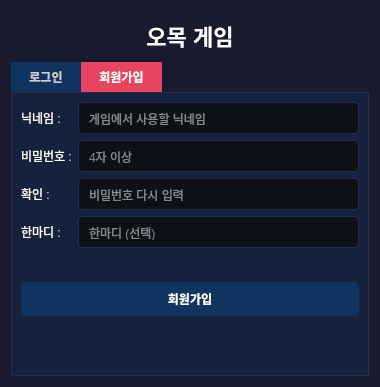
<?xml version="1.0" encoding="UTF-8"?>
<ui version="4.0">
 <class>LoginDialog</class>
 <widget class="QDialog" name="LoginDialog">
  <property name="geometry">
   <rect>
    <x>0</x>
    <y>0</y>
    <width>380</width>
    <height>387</height>
   </rect>
  </property>
  <property name="minimumSize">
   <size>
    <width>380</width>
    <height>0</height>
   </size>
  </property>
  <property name="windowTitle">
   <string>오목 게임 로그인</string>
  </property>
  <property name="styleSheet">
   <string notr="true">QDialog { background:#1a1a2e; }
QTabWidget::pane { border:1px solid #2a2a4a; background:#16213e; }
QTabBar::tab { background:#0f3460; color:#ccc; padding:8px 18px; font-weight:bold; }
QTabBar::tab:selected { background:#e94560; color:white; }
QLabel { color:white; }
QLabel#loginMessageLabel, QLabel#registerMessageLabel { color:#ffcc66; min-height:22px; }
QLineEdit { background:#0d1117; color:white; border:1px solid #2a2a4a; border-radius:4px; padding:7px 8px; }
QPushButton { background:#0f3460; color:white; border:none; padding:8px 16px; border-radius:5px; font-weight:bold; }
QPushButton:hover { background:#e94560; }</string>
  </property>
  <property name="modal">
   <bool>true</bool>
  </property>
  <layout class="QVBoxLayout" name="rootLayout">
   <item>
    <widget class="QLabel" name="titleLabel">
     <property name="styleSheet">
      <string notr="true">font-size:22px; font-weight:bold; margin:8px 0 4px;</string>
     </property>
     <property name="text">
      <string>오목 게임</string>
     </property>
     <property name="alignment">
      <set>Qt::AlignmentFlag::AlignCenter</set>
     </property>
    </widget>
   </item>
   <item>
    <widget class="QTabWidget" name="tabs">
     <property name="currentIndex">
      <number>1</number>
     </property>
     <widget class="QWidget" name="loginPage">
      <attribute name="title">
       <string>로그인</string>
      </attribute>
      <layout class="QVBoxLayout" name="loginLayout">
       <item>
        <layout class="QFormLayout" name="loginFormLayout">
         <item row="0" column="0">
          <widget class="QLabel" name="loginNickLabel">
           <property name="text">
            <string>닉네임 :</string>
           </property>
          </widget>
         </item>
         <item row="0" column="1">
          <widget class="QLineEdit" name="loginNickEdit">
           <property name="placeholderText">
            <string>닉네임</string>
           </property>
          </widget>
         </item>
         <item row="1" column="0">
          <widget class="QLabel" name="loginPasswordLabel">
           <property name="text">
            <string>비밀번호 :</string>
           </property>
          </widget>
         </item>
         <item row="1" column="1">
          <widget class="QLineEdit" name="loginPasswordEdit">
           <property name="echoMode">
            <enum>QLineEdit::EchoMode::Password</enum>
           </property>
           <property name="placeholderText">
            <string>비밀번호</string>
           </property>
          </widget>
         </item>
        </layout>
       </item>
       <item>
        <widget class="QLabel" name="loginMessageLabel">
         <property name="text">
          <string/>
         </property>
         <property name="wordWrap">
          <bool>true</bool>
         </property>
        </widget>
       </item>
       <item>
        <widget class="QPushButton" name="loginBtn">
         <property name="text">
          <string>로그인</string>
         </property>
        </widget>
       </item>
       <item>
        <spacer name="loginVerticalSpacer">
         <property name="orientation">
          <enum>Qt::Orientation::Vertical</enum>
         </property>
         <property name="sizeHint" stdset="0">
          <size>
           <width>20</width>
           <height>40</height>
          </size>
         </property>
        </spacer>
       </item>
      </layout>
     </widget>
     <widget class="QWidget" name="registerPage">
      <attribute name="title">
       <string>회원가입</string>
      </attribute>
      <layout class="QVBoxLayout" name="registerLayout">
       <item>
        <layout class="QFormLayout" name="registerFormLayout">
         <item row="0" column="0">
          <widget class="QLabel" name="registerNickLabel">
           <property name="text">
            <string>닉네임 :</string>
           </property>
          </widget>
         </item>
         <item row="0" column="1">
          <widget class="QLineEdit" name="registerNickEdit">
           <property name="placeholderText">
            <string>게임에서 사용할 닉네임</string>
           </property>
          </widget>
         </item>
         <item row="1" column="0">
          <widget class="QLabel" name="registerPasswordLabel">
           <property name="text">
            <string>비밀번호 :</string>
           </property>
          </widget>
         </item>
         <item row="1" column="1">
          <widget class="QLineEdit" name="registerPasswordEdit">
           <property name="echoMode">
            <enum>QLineEdit::EchoMode::Password</enum>
           </property>
           <property name="placeholderText">
            <string>4자 이상</string>
           </property>
          </widget>
         </item>
         <item row="2" column="0">
          <widget class="QLabel" name="registerConfirmLabel">
           <property name="text">
            <string>확인 :</string>
           </property>
          </widget>
         </item>
         <item row="2" column="1">
          <widget class="QLineEdit" name="registerConfirmEdit">
           <property name="echoMode">
            <enum>QLineEdit::EchoMode::Password</enum>
           </property>
           <property name="placeholderText">
            <string>비밀번호 다시 입력</string>
           </property>
          </widget>
         </item>
         <item row="3" column="0">
          <widget class="QLabel" name="registerCommentLabel">
           <property name="text">
            <string>한마디 :</string>
           </property>
          </widget>
         </item>
         <item row="3" column="1">
          <widget class="QLineEdit" name="registerCommentEdit">
           <property name="placeholderText">
            <string>한마디 (선택)</string>
           </property>
          </widget>
         </item>
        </layout>
       </item>
       <item>
        <widget class="QLabel" name="registerMessageLabel">
         <property name="text">
          <string/>
         </property>
         <property name="wordWrap">
          <bool>true</bool>
         </property>
        </widget>
       </item>
       <item>
        <widget class="QPushButton" name="registerBtn">
         <property name="text">
          <string>회원가입</string>
         </property>
        </widget>
       </item>
       <item>
        <spacer name="registerVerticalSpacer">
         <property name="orientation">
          <enum>Qt::Orientation::Vertical</enum>
         </property>
         <property name="sizeHint" stdset="0">
          <size>
           <width>20</width>
           <height>40</height>
          </size>
         </property>
        </spacer>
       </item>
      </layout>
     </widget>
    </widget>
   </item>
  </layout>
 </widget>
 <resources/>
 <connections/>
</ui>
